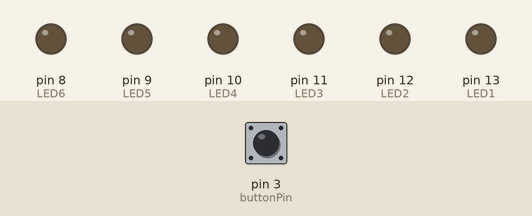
The sketch below on a simulated Arduino Uno, built with avr-gcc and run on an emulated ATmega328P. On the bench: output pins drawn as LEDs (lit = HIGH). Inputs (shaded band) come from the test bench; at power-on: pin 3 (buttonPin) LOW.

Above: at 6.8 s.
6.9 s: pin 3 (buttonPin) pulled HIGH for 3 s
At 9.4 s:
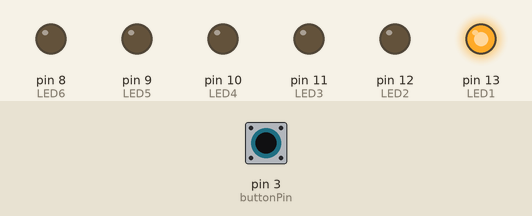
At 10.9 s:
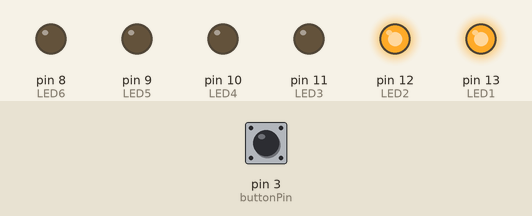
17.0 s: pin 3 (buttonPin) driven LOW
At 17.4 s:
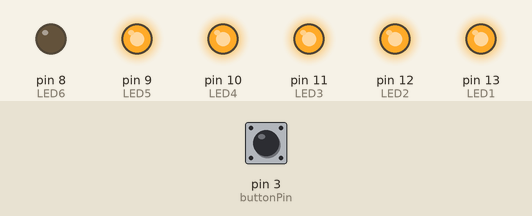
Timing chart, 0 to 22.1 s (numbered marks = the images above; inputs shaded):
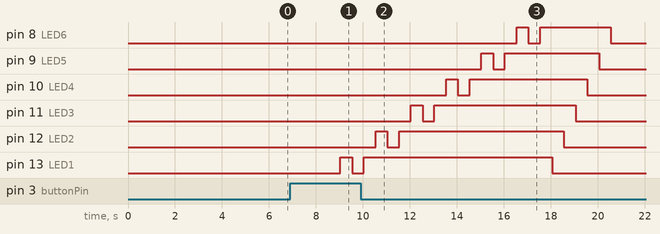

The sketch:

SS6_LED_PATTERN.ino
```cpp
//Jason Chang
//Led pattern using button

const int LED1 = 13; // create a variable called LED1
const int LED2 = 12; // create a variable called LED2
const int LED3 = 11; // create a variable called LED3
const int LED4 = 10; // create a variable called LED4
const int LED5 = 9; // create a variable called LED5
const int LED6 = 8; // create a variable called LED6

const int buttonPin = 3; // create a variable called buttonPin
int buttonState = 0; // create a variable to track the button state and assign it to variable 0

void setup() {
 pinMode(LED1, OUTPUT); //initialize pins as outputs
 pinMode(LED2, OUTPUT);
 pinMode(LED3, OUTPUT);
 pinMode(LED4, OUTPUT);
 pinMode(LED5, OUTPUT);
 pinMode(LED6, OUTPUT);
 pinMode(buttonPin, INPUT); // initialize pins as inputs

}
void loop() {
buttonState = digitalRead(buttonPin);
delay(10);

// conditional statement

if(buttonState == HIGH){
digitalWrite(LED1, HIGH);
delay(500);
digitalWrite(LED1, LOW);
delay(500);
digitalWrite(LED1, HIGH);
delay(500);

digitalWrite(LED2, HIGH);
delay(500);
digitalWrite(LED2, LOW);
delay(500);
digitalWrite(LED2, HIGH);
delay(500);


digitalWrite(LED3, HIGH);
delay(500);
digitalWrite(LED3, LOW);
delay(500);
digitalWrite(LED3, HIGH);
delay(500);


digitalWrite(LED4, HIGH);
delay(500);
digitalWrite(LED4, LOW);
delay(500);
digitalWrite(LED4, HIGH);
delay(500);


digitalWrite(LED5, HIGH);
delay(500);
digitalWrite(LED5, LOW);
delay(500);
digitalWrite(LED5, HIGH);
delay(500);


digitalWrite(LED6, HIGH);
delay(500);
digitalWrite(LED6, LOW);
delay(500);
digitalWrite(LED6, HIGH);
delay(500);


}else {

digitalWrite(LED1, LOW); // turn off voltage to led pin
delay(500);
digitalWrite(LED2, LOW);// send voltage to LED Pin
delay(500);
digitalWrite(LED3, LOW);
delay(500);
digitalWrite(LED4, LOW);
delay(500);
digitalWrite(LED5, LOW);
delay(500);
digitalWrite(LED6, LOW);
delay(500);

}
}
```

Measured:
- after the input at 6.9 s, pin 8 (LED6): LOW → HIGH after 9.6 s; pin 9 (LED5): LOW → HIGH after 8.1 s, → LOW 0.50 s later, → HIGH 0.50 s later
